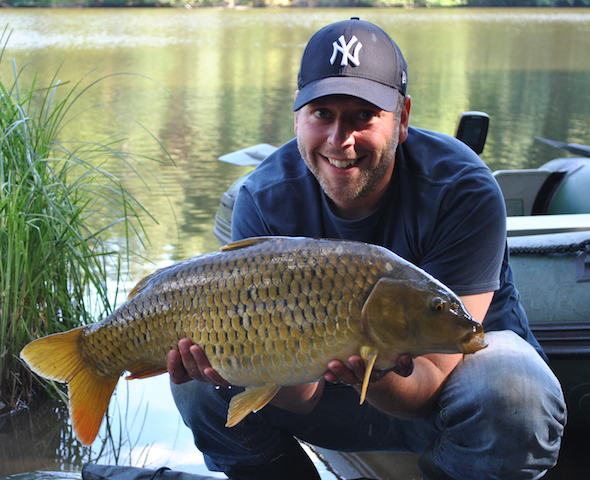
#> input picture data/fish_test.png, 590 x 480 px
$ jupyter execute display_image_info_and_split_it.ipynb
#> lines starting #> are read from the running program, lines starting #| are printed output that depends on the picture
[cell 1]
import cv2
import numpy

[cell 2]
image = cv2.imread('./data/fish_test.png')
#> image is the input picture: shape (480, 590, 3); mean B, G, R 109.1, 119.4, 114.2

[cell 3]
print("Image shape: %s " % str(image.shape))
#| Image shape: (480, 590, 3)

[cell 4]
print("Image height: %d " % image.shape[0])
#| Image height: 480

[cell 5]
print("Image width: %d " % image.shape[1])
#| Image width: 590

[cell 6]
print("Image channels: %d " % image.shape[2])
#| Image channels: 3

[cell 7]
print("(0,0) pixel (b, g, r) channel = %s" % str(image[0,0]))
#| (0,0) pixel (b, g, r) channel = [119 126 126]

[cell 8]
h=image.shape[0]
#> h = 480
w=image.shape[1]
#> w = 590
(cx, cy) = (w//2, h//2)
#> cx = 295; cy = 240
print("Center of the image is at (x, y) = (%d, %d)" % (cx, cy))
#| Center of the image is at (x, y) = (295, 240)

[cell 9]
cv2.imshow("fish", image)
top_left = image[0:cy, 0:cx]
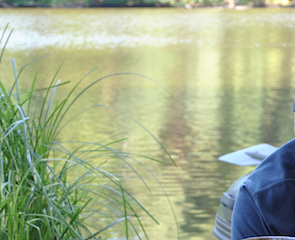
#> top_left: shape (240, 295, 3); mean B, G, R 141.6, 176.4, 164.5
top_right = image[0:cy, cx:w]
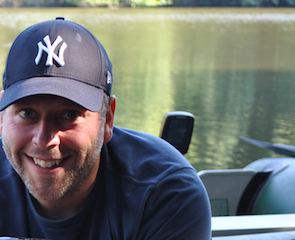
#> top_right: shape (240, 295, 3); mean B, G, R 113, 116.2, 111.5
bottom_left = image[cy:h, 0:cx]
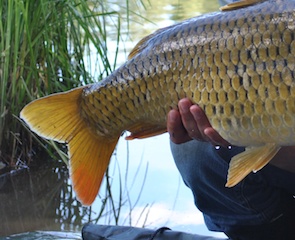
#> bottom_left: shape (240, 295, 3); mean B, G, R 100.6, 111.2, 108.3
bottom_rigth = image[cy:h, cx:w]
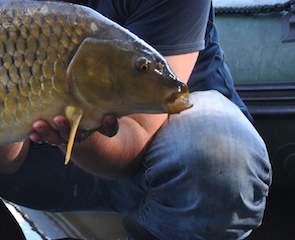
#> bottom_rigth: shape (240, 295, 3); mean B, G, R 81.1, 73.8, 72.4
cv2.imshow("top left", top_left)
cv2.imshow("top right", top_right)
cv2.imshow("bottom left", bottom_left)
cv2.imshow("bottom right", bottom_rigth)
cv2.waitKey(0)
